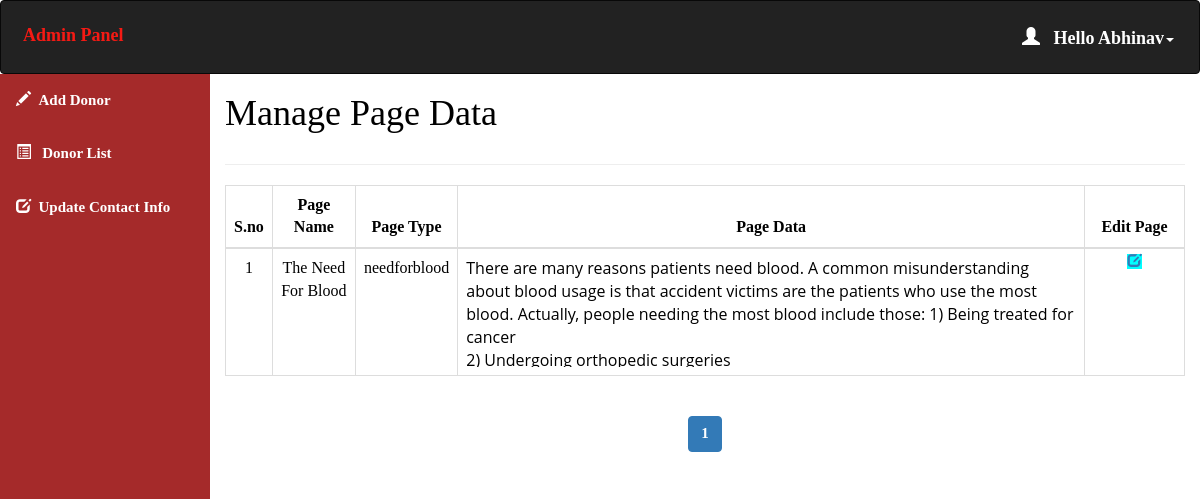
The page /pages.php (signed in) on the database its author committed.
### tables this page shows
create table pages(
page_id int NOT NULL auto_increment UNIQUE,
page_name varchar(255) NOT NULL,
page_type varchar(255) NOT NULL,
page_data longtext NOT NULL
);

### pages.php (the view, shortened to what this page needs)
<html>
<head>
</head>
<?php
include 'conn.php';
  if (isset($_SESSION['loggedin']) && $_SESSION['loggedin'] == true) {
  ?>
<body style="color:black">
<div id="header" >
<?php include 'header.php';
?>
</div>
<div id="sidebar">
<?php $active="pages";
 include 'sidebar.php'; ?>
</div>
<div id="content" >
  <div class="content-wrapper">
    <div class="container-fluid">
      <div class="row">
        <div class="col-md-12 lg-12 sm-12">
          <h1 class="page-title">Manage Page Data</h1>
        </div>
      </div>
      <hr>
      <?php
      $limit = 3;
      if(isset($_GET['page'])){
        $page = $_GET['page'];
      }else{
        $page = 1;
      }
      $offset = ($page - 1) * $limit;
      $count=$offset+1;
        $sql= "select * from pages LIMIT {$offset},{$limit} ";
        $result=mysqli_query($conn,$sql);
        if(mysqli_num_rows($result)>0)   {
       ?>
       <div class="table-responsive">
      <table class="table table-bordered" style="text-align:center">
          <thead style="text-align:center">
          <th style="text-align:center">S.no</th>
          <th style="text-align:center">Page Name</th>
          <th style="text-align:center">Page Type</th>
          <th style="text-align:center">Page Data</th>
          <th style="text-align:center">Edit Page</th>
          </thead>
          <tbody>
            <?php
            while($row = mysqli_fetch_assoc($result)) { ?>
          <tr>
                  <td ><?php echo  $count++; ?></td>
                  <td ><?php echo $row['page_name']; ?></td>
                  <td ><?php echo $row['page_type']; ?></td>
                  <td id="example" style="text-align:left"><div style="width:100%; max-height:110px; overflow:auto"><?php echo $row['page_data']; ?></div></td>
                    <td id="he" style="width:100px;">
                    <a style="background-color:aqua" href='update_page_details.php?type=<?php echo $row['page_type'];?>'> <span class="glyphicon glyphicon-edit"></span></a>
                </td>
              </tr>
            <?php } ?>
          </tbody>
      </table>
    </div>
    <?php } ?>
    <div class="table-responsive"style="text-align:center;align:center">
        <?php
        $sql1 = "SELECT * FROM pages";
        $result1 = mysqli_query($conn, $sql1) or die("Query Failed.");
        if(mysqli_num_rows($result1) > 0){
          $total_records = mysqli_num_rows($result1);
          $total_page = ceil($total_records / $limit);
          echo '<ul class="pagination admin-pagination">';
          for($i = 1; $i <= $total_page; $i++){
            if($i == $page){
              $active = "active";
            }else{
              $active = "";
            }
            echo '<li class="'.$active.'"><a href="pages.php?page='.$i.'">'.$i.'</a></li>';
          }
          echo '</ul>';
        }
        ?>
      </div>
  </div>
  </div>
</div>
   <?php }
    ?>
</body>
</html>

### header.php (shortened to what this page needs)
<!DOCTYPE html>
<html>
<head>
</head>
<body>
<nav class="navbar navbar-inverse">
  <div class="container-fluid">
    <div class="navbar-header">
      <a class="navbar-brand" id="qq" href="dashboard.php" style="color:#F51A14;">Admin Panel</a>
    </div>
    <ul class="nav navbar-nav navbar-right">
      <li class="dropdown"><a class="dropdown-toggle" id="qw" data-toggle="dropdown" href="#" style="font-weight:bold;color:white "> <span class="glyphicon glyphicon-user"></span>&nbsp&nbsp
        <?php
        include 'conn.php';
        $username=$_SESSION['username'];
        $sql="select * from admin_info where admin_username='$username'";
        $result=mysqli_query($conn,$sql) or die("query failed.");
        $row=mysqli_fetch_assoc($result);
        echo "Hello ".$row['admin_name'];
       ?><span class="caret"></span></a>
    </li>
    </ul>
  </div>
</nav>
</body></html>

### sidebar.php (shortened to what this page needs)
<!DOCTYPE html>
<html>
<head>
    <link rel="stylesheet" href="https://maxcdn.bootstrapcdn.com/bootstrap/3.4.0/css/bootstrap.min.css">
</head>
<body>
<div class="sidebar" ><b>
  <a href="add_donor.php"   <?php if($active=='add') echo "class='act'"; ?>><span class="glyphicon glyphicon-pencil"></span>&nbsp&nbspAdd Donor</a>
  <a href="donor_list.php"   <?php if($active=='list') echo "class='act'"; ?>><span class="glyphicon glyphicon-list-alt"></span>&nbsp&nbsp Donor List</a>
  <a href="update_contact.php"   <?php if($active=='contact') echo "class='act'"; ?>><span class="glyphicon glyphicon-edit"></span>&nbsp&nbspUpdate Contact Info</a>
</div>

### pages.php (style rules this page uses)
#sidebar { position:relative;margin-top:-20px }
#content { position:relative;margin-left:210px }
#he { font-size: 14px; font-weight: 600; text-transform: uppercase; padding: 3px 7px; color: #fff; text-decoration: none; border-radius: 3px; align:center }

### header.php (style rules this page uses)
.navbar { background-color: #333333 ; padding: 10px 10px; color:#FF0404 ; }
.navbar a { float: left; color: white; text-align: center; padding: 12px; text-decoration: none; font-size: 18px; line-height: 25px; }
.navbar-brand { font-size: 25px; font-weight: bold; }
.navbar a { float: none; display: block; text-align: left; }
.navbar-right { float: none; }

### sidebar.php (style rules this page uses)
body { margin: 0; font-family: 'Averia Gruesa Libre';font-size: 15px; color:#F8F9F9; }
.sidebar { margin: 0; padding: 0; width: 210px; background-color: brown; position: fixed; height: 100%; overflow: auto; }
.sidebar a { display: block; color: white; padding: 16px; text-decoration: none; }

### rows shown on the page
pages: page_name "The Need For Blood", page_type "needforblood", page_data "There are many reasons patients need blood. A common misunderstanding about blood usage is that accident victims are the patients who use the most blood. Actually, people needing the most blood include those: 1) Being treated for cancer 2) Undergoing orthopedic surgeries"

### other values the page prints
$row['admin_name'] "Abhinav"
